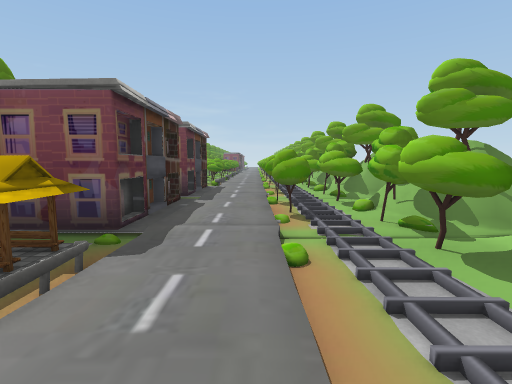
View 1 (above)

15 first-person views from a walk through a scene from a Unity 3-D project. The camera is 1.5 m above the floor, tilts 6° down and sees 85° across. The floor is counted in squares, 2 m on a side. Each view is taken from the middle of a square. On the plan, view 1 faces up. The plan holds only what a view shows up to about 10 squares ahead; the rest is blank. The place goes on beyond the plan. The player is left out. Some surface patterns are stand-ins.

View 2
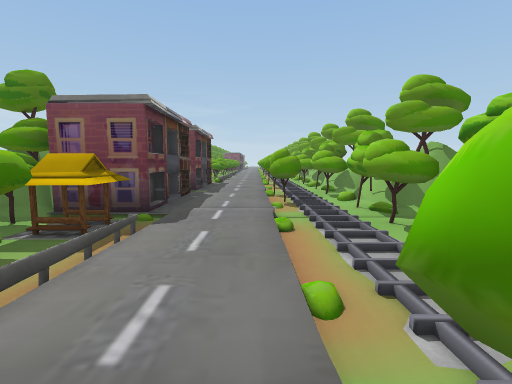

View 3
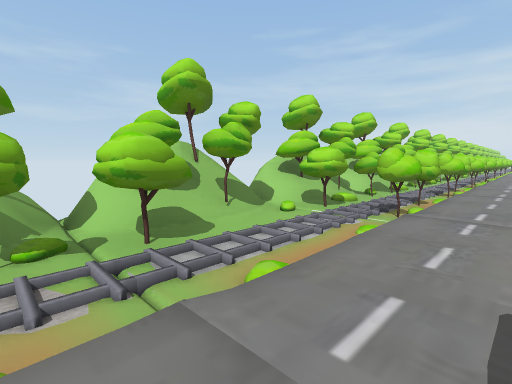

View 4
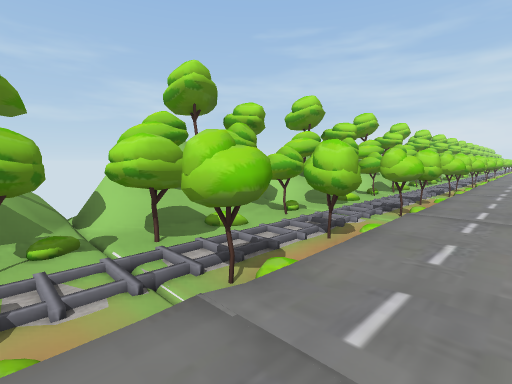

View 5
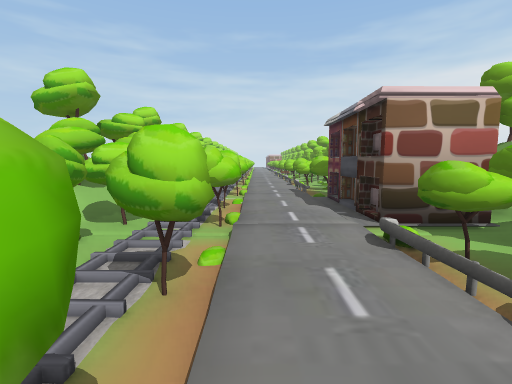

View 6
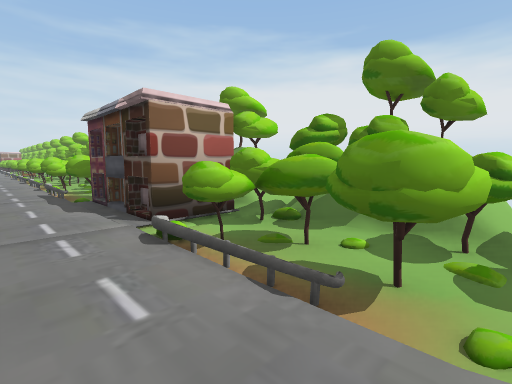

View 7
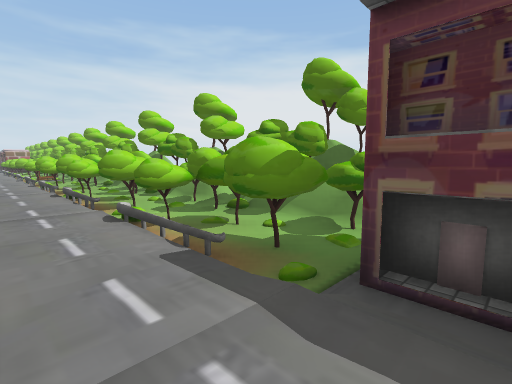

View 8
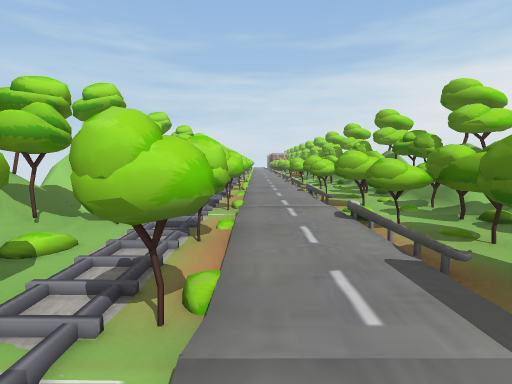

View 9
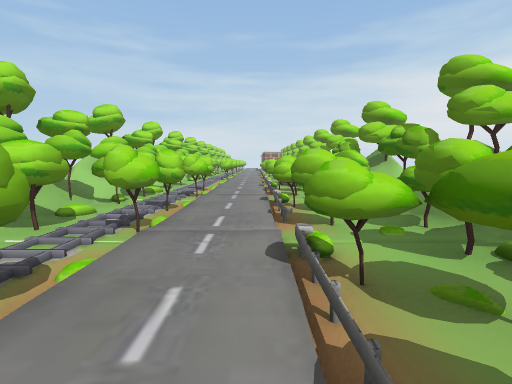

View 10
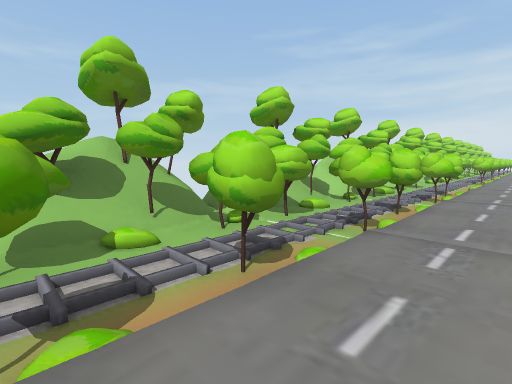

View 11
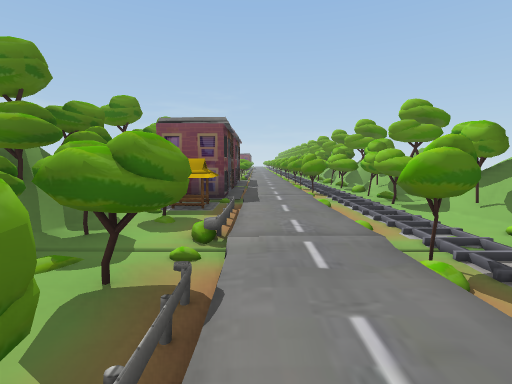

View 12
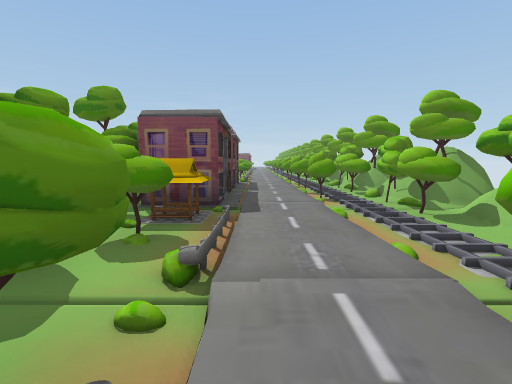

View 13
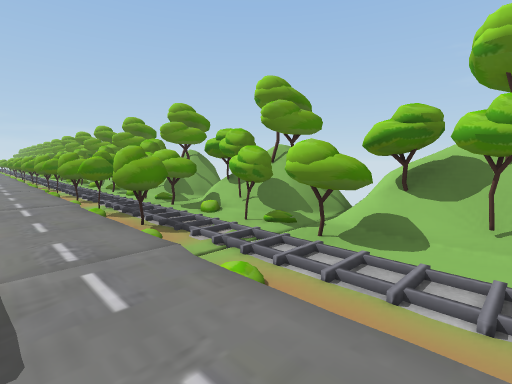

View 14
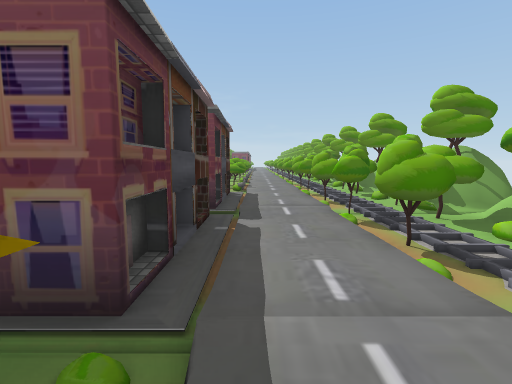

View 15
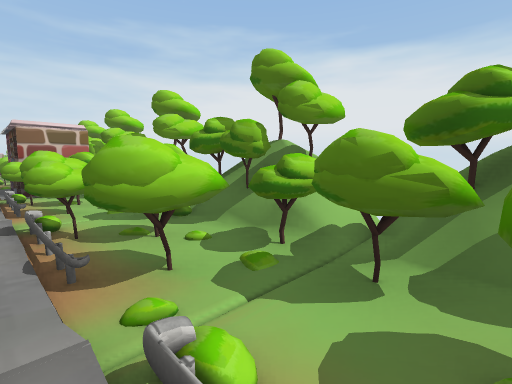

### Floor plan
Key: @ floor where view 1 was taken; # wall or solid block; . main floor; - floor 0.25 m lower than the main floor; / step, stairs or slope; = window, fence, low wall or low ledge; ^ raised ledge.
Columns run from 4 left of view 1 to 4 right of it. Each row starts with its distance up from view 1.
  9   #..##
  8   #..####
  7   #../-=#
  6   #..####
  5   #..###
  4 ###../##
  3 ##^../##
  2 #^-../-^#
  1 ###.//###
  0  ##.@/##
 -1   #..##
 -2   #..##
 -3   #..#
 -4   #..#
 -5   #..##
 -6   #..##
 -7   #../#
 -8   #../#
 -9  ##../#
-10   #..##
-11  -/..##
-12 ###..##
-13  ##..##
-14   #../#
-15   #.//#
-16  ##../#
-17  ##..##
-18  #/..##
-19  ##../#
-20  ##..##

Where each view was taken, in squares from view 1:
view 1: 0 up, 0 right, facing up
view 2: 1 down, 0 right, facing up
view 3: 4 up, 1 left, facing down-right
view 4: 3 down, 1 left, facing down-right
view 5: 4 down, 0 right, facing down
view 6: 4 down, 0 right, facing down-left
view 7: 10 down, 0 right, facing down-left
view 8: 10 down, 0 right, facing down
view 9: 15 down, 1 left, facing down
view 10: 15 down, 1 left, facing down-right
view 11: 3 down, 1 left, facing up
view 12: 2 down, 1 left, facing up
view 13: 1 up, 1 left, facing up-right
view 14: 2 up, 1 left, facing up
view 15: 1 up, 1 left, facing down-left
